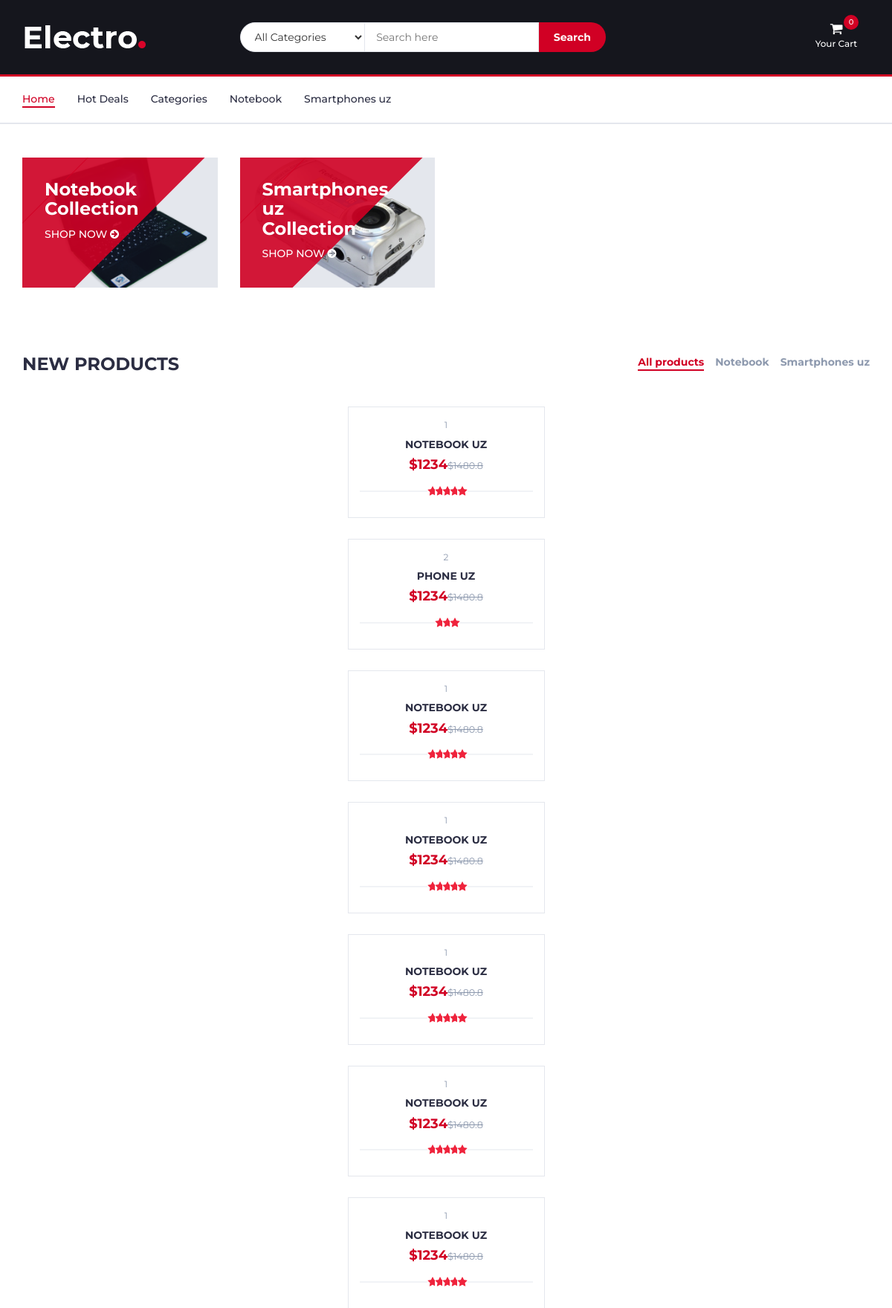
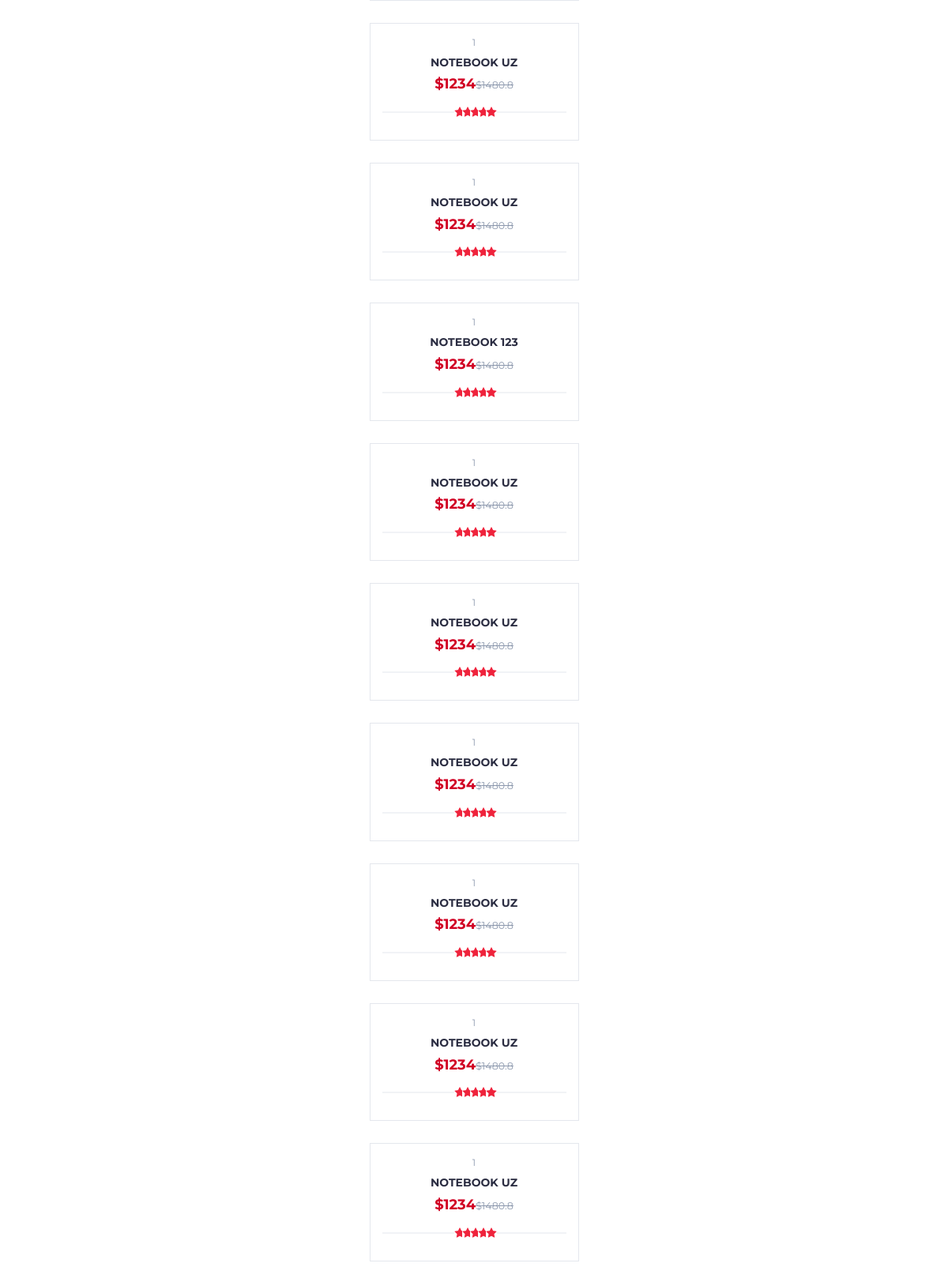
Page /electro.loc/index.php (upper part) on the committed database (2 pictures, top to bottom).
### tables this page shows
CREATE TABLE `category` (
  `id` int(11) NOT NULL,
  `name_uz` varchar(500) DEFAULT NULL,
  `name_ru` varchar(500) DEFAULT NULL,
  `name_en` varchar(500) DEFAULT NULL,
  `created_date` int(11) DEFAULT NULL,
  `status` int(11) NOT NULL DEFAULT '0'
);

CREATE TABLE `collection` (
  `id` int(11) NOT NULL,
  `category_id` int(11) DEFAULT NULL,
  `image` varchar(500) DEFAULT NULL,
  `created_date` int(11) DEFAULT NULL,
  `status` int(11) NOT NULL DEFAULT '0'
);

CREATE TABLE `product` (
  `id` int(11) NOT NULL,
  `name_uz` varchar(500) DEFAULT NULL,
  `name_ru` varchar(500) DEFAULT NULL,
  `name_en` varchar(500) DEFAULT NULL,
  `image` varchar(500) DEFAULT NULL,
  `category_id` int(11) DEFAULT NULL,
  `price` int(11) DEFAULT NULL,
  `mark` int(11) DEFAULT NULL,
  `created_date` int(11) DEFAULT NULL,
  `status` int(11) NOT NULL DEFAULT '0'
);

### electro.loc/index.php (the view, shortened to what this page needs)
<?php
include_once("db.php");
$collection_sql = "SELECT category.id, category.name_uz,category.name_ru,category.name_en, collection.image, collection.status FROM `collection` INNER JOIN `category` ON collection.category_id=category.id WHERE collection.status='1' ";
$res_collection = mysqli_query($connect, $collection_sql);
$collection = [];
while ($row = mysqli_fetch_assoc($res_collection)) {
	array_push($collection, $row);
}
$categories_sql = "SELECT * FROM `category` WHERE status='1' ";
$res_category = mysqli_query($connect, $categories_sql);
$category = [];
while ($row = mysqli_fetch_assoc($res_category)) {
	array_push($category, $row);
}
$arr_card = [];
$product_sql = "SELECT * FROM `product` WHERE status='1' ";
$res_product = mysqli_query($connect, $product_sql);
$product = [];
while ($row = mysqli_fetch_assoc($res_product)) {
	array_push($product, $row);
}
include_once("top.php");
include_once("header.php");
?>
<div class="section">
	<div class="container">
		<div class="row">
		<?php
foreach ($collection as $key) {
	echo '<div class="col-md-3 col-xs-6">
				<div class="shop">
					<div class="shop-img">
						<img src="'.$key['image'].'" alt="">
					</div>
					<div class="shop-body">
						<h3>'.$key['name_uz'].'<br>Collection</h3>
						<a href="#" class="cta-btn">Shop now <i class="fa fa-arrow-circle-right"></i></a>
					</div>
				</div>
			</div>';
}
		?>
		</div>
	</div>
</div>
<div class="section">
	<div class="container">
		<div class="row">
			<div class="col-md-12">
				<div class="section-title">
					<h3 class="title">New Products</h3>
					<div class="section-nav">
						<ul class="section-tab-nav tab-nav">
							<?php
							echo '<li class="active"><a data-toggle="tab" href="#tab">All products</a></li>';
							foreach ($category as $key) {
								echo '<li><a data-toggle="tab" href="#tab'.$key['id'].'">'.$key['name_uz'].'</a></li>';
							}
							?>
						</ul>
					</div>
				</div>
			</div>
			<div class="col-md-12">
				<div class="row">
					<div class="products-tabs">
								<?php
								foreach ($product as $key) {
									echo '<div id="tab'.$key['category_id'].'" class="tab-pane active">
							<div class="products-slick" data-nav="#slick-nav-1">
								<div class="product">
									<div class="product-img">
									<img src="'.$key['image'].'" alt="">
									<div class="product-label">
									<span class="sale">-30%</span>
									<span class="new">NEW</span>
									</div>
									</div>
									<div class="product-body">
									<p class="product-category">'.$key['category_id'].'</p>
									<h3 class="product-name"><a href="#">'.$key['name_uz'].'</a></h3>
									<h4 class="product-price">$'.$key['price'].'<del class="product-old-price">$'.$key['price']*1.2.'</del></h4>
									<div class="product-rating">';
									for($i=0; $i<$key['mark']; $i++) {
										echo '<i class="fa fa-star"></i>';
									}
									echo '</div>
									</div>
									<div class="add-to-cart">
<form action="" method="post">
<input name="product_id" value="'.$key['id'].'" type="hidden">
									<button class="add-to-cart-btn"><i class="fa fa-shopping-cart"></i> add to cart</button>
</form>
									</div>
									</div></div>
							<div id="slick-nav-1" class="products-slick-nav"></div>
						</div>';
								}
								?>
					</div>
				</div>
			</div>
		</div>
	</div>
</div>
</body>
</html>

### electro.loc/top.php (shortened to what this page needs)
<!DOCTYPE html>
<html lang="en">
	<head>
		<link type="text/css" rel="stylesheet" href="css/bootstrap.min.css"/>
		<link type="text/css" rel="stylesheet" href="css/slick.css"/>
		<link type="text/css" rel="stylesheet" href="css/slick-theme.css"/>
		<link type="text/css" rel="stylesheet" href="css/nouislider.min.css"/>
		<link rel="stylesheet" href="css/font-awesome.min.css">
		<link type="text/css" rel="stylesheet" href="css/style.css"/>
    </head>
	<body>

### electro.loc/header.php (shortened to what this page needs)
		<header>
			<div id="header">
				<div class="container">
					<div class="row">
						<div class="col-md-3">
							<div class="header-logo">
								<a href="#" class="logo">
									<img src="./img/logo.png" alt="">
								</a>
							</div>
						</div>
						<div class="col-md-6">
							<div class="header-search">
								<form action="search.php" method="get">
									<select name="cat" class="input-select">
										<option value="0">All Categories</option>
									</select>
									<input class="input" name="search" value="<?php echo $search;?>" placeholder="Search here">
									<button class="search-btn">Search</button>
								</form>
							</div>
						</div>
						<div class="col-md-3 clearfix">
							<div class="header-ctn">
								<div class="dropdown">
									<a class="dropdown-toggle" data-toggle="dropdown" aria-expanded="true">
										<i class="fa fa-shopping-cart"></i>
										<span>Your Cart</span>
										<div class="qty"><?php echo count($arr_card);?></div>
									</a>
								</div>
							</div>
						</div>
					</div>
				</div>
			</div>
		</header>
<nav id="navigation">
	<div class="container">
		<div id="responsive-nav">
			<ul class="main-nav nav navbar-nav">
				<li class="active"><a href="#">Home</a></li>
				<li><a href="#">Hot Deals</a></li>
				<li><a href="#">Categories</a></li>
				<?php
				foreach ($category as $key) {
					echo '<li><a href="store.php?c='.$key['id'].'">'.$key['name_uz'].'</a></li>';
				}
				?>
			</ul>
		</div>
	</div>
</nav>

### rows in the picture
category: name_uz "Notebook"
category: name_uz "Smartphones uz"
collection: image (picture), category.name_uz "Notebook"
collection: image (picture), category.name_uz "Smartphones uz"
product: category "1", name_uz "NOTEBOOK UZ", price "1234", $key['price']*1.2 "1480.8", mark 5 (drawn)
product: category "2", name_uz "PHONE UZ", price "1234", $key['price']*1.2 "1480.8", mark 3 (drawn)
product: category "1", name_uz "NOTEBOOK UZ", price "1234", $key['price']*1.2 "1480.8", mark 5 (drawn)
product: category "1", name_uz "NOTEBOOK UZ", price "1234", $key['price']*1.2 "1480.8", mark 5 (drawn)
product: category "1", name_uz "NOTEBOOK UZ", price "1234", $key['price']*1.2 "1480.8", mark 5 (drawn)
product: category "1", name_uz "NOTEBOOK UZ", price "1234", $key['price']*1.2 "1480.8", mark 5 (drawn)
product: category "1", name_uz "NOTEBOOK UZ", price "1234", $key['price']*1.2 "1480.8", mark 5 (drawn)
product: category "1", name_uz "NOTEBOOK UZ", price "1234", $key['price']*1.2 "1480.8", mark 5 (drawn)
product: category "1", name_uz "NOTEBOOK UZ", price "1234", $key['price']*1.2 "1480.8", mark 5 (drawn)
product: category "1", name_uz "NOTEBOOK 123", price "1234", $key['price']*1.2 "1480.8", mark 5 (drawn)
product: category "1", name_uz "NOTEBOOK UZ", price "1234", $key['price']*1.2 "1480.8", mark 5 (drawn)
product: category "1", name_uz "NOTEBOOK UZ", price "1234", $key['price']*1.2 "1480.8", mark 5 (drawn)
product: category "1", name_uz "NOTEBOOK UZ", price "1234", $key['price']*1.2 "1480.8", mark 5 (drawn)
product: category "1", name_uz "NOTEBOOK UZ", price "1234", $key['price']*1.2 "1480.8", mark 5 (drawn)
product: category "1", name_uz "NOTEBOOK UZ", price "1234", $key['price']*1.2 "1480.8", mark 5 (drawn)
product: category "1", name_uz "NOTEBOOK UZ", price "1234", $key['price']*1.2 "1480.8", mark 5 (drawn)

### other values in the picture
count($arr_card) "0"
